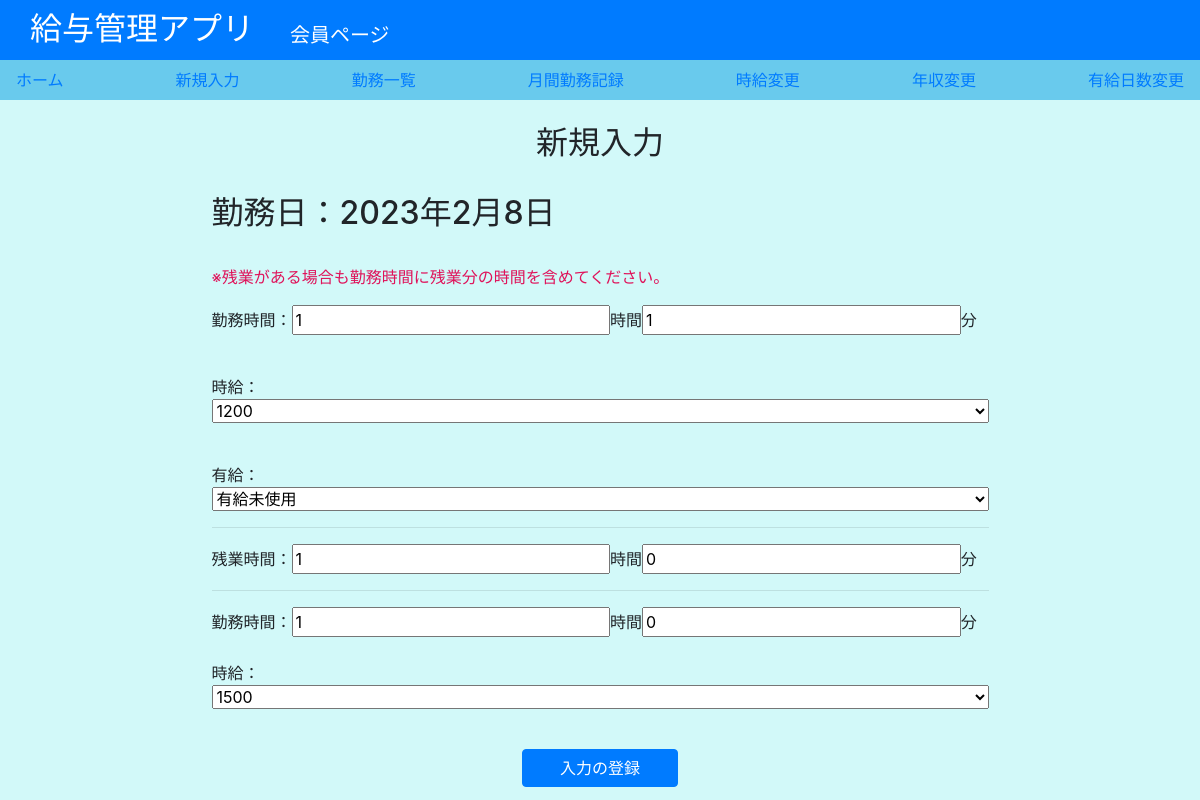
/update/32/ (signed in), run on the app's committed database.
### salary/models.py (models this page shows, shortened)
class Work(models.Model):
    class meta:
        verbose_name = "勤務"
        constraints = [
            models.UniqueConstraint(
                fields=["Worked_date", "user",],
                name="work_unique"
            )
        ]
    Worked_date = models.DateField(
        default = timezone.now,
        verbose_name="勤務日",
    )
    Worktime_h = models.PositiveIntegerField(
        verbose_name="勤務時間 (時間)",
    )
    Worktime_m = models.PositiveIntegerField(
        default = 0,
        verbose_name="勤務時間 (分)",
    )
    wage = models.PositiveIntegerField(
        verbose_name = "時給",
    )
    Worktime_h_2 = models.PositiveIntegerField(
        blank = True,
        null = True,
        verbose_name="途中で時給が変わる場合の勤務時間 (時間) ※空欄可",
    )
    Worktime_m_2 = models.PositiveIntegerField(
        blank = True,
        null = True,
        default = 0,
        verbose_name="途中で時給が変わる場合の勤務時間 (分) ※空欄可",
    )
    total_worktime_h = models.PositiveIntegerField(
        editable=False,
        verbose_name="一日の勤務時間(時間)",
    )
    total_worktime_m = models.PositiveIntegerField(
        editable=False,
        verbose_name="一日の勤務時間(分)",
    )
    wage_2 = models.PositiveIntegerField(
        blank = True,
        null = True,
        verbose_name = "途中で時給が変わる場合の時給 ※空欄可",
    )
    total_wage = models.PositiveIntegerField(
        editable=False,
        verbose_name = "日給",
    )
    yukyu = models.BooleanField(
        verbose_name = "有給",
    )
    zangyo_h = models.PositiveIntegerField(
        blank = True,
        null = True,
        verbose_name = "残業時間（時間）※空欄可",
    )
    zangyo_m = models.PositiveIntegerField(
        blank = True,
        null = True,
        verbose_name = "残業時間（分）※空欄可",
    )
    zangyo_wage = models.PositiveIntegerField(
        verbose_name="残業時給",
        editable=False,
    )
    user = models.ForeignKey(
        get_user_model(),
        verbose_name='ログインユーザー',
        on_delete=models.CASCADE,
    )

### salary/views.py (the view)
# urls.py: path('update/<pk>/', views.Updatework.as_view(), name="update"),
class Updatework(UpdateView):
    model = Work
    template_name = "salary/work_update_form.html"
    fields = ["Worktime_h","Worktime_m","wage","yukyu","Worktime_h_2","Worktime_m_2","wage_2","zangyo_h","zangyo_m"]
    success_url = reverse_lazy('list')
    def get_context_data(self, **kwargs):
        context = super().get_context_data(**kwargs)
        work = Work.objects.get(id=self.kwargs['pk']) # pkを指定してデータを絞り込む
        extra = {
            "work":work,
            "hourly_wage":Wage.objects.filter(user_id=self.request.user.id),
            "sum_yukyu":Work.objects.filter(Worked_date__year = date.today().year,user_id=self.request.user.id).aggregate(Sum("yukyu")).get("yukyu__sum"),
            "total_yukyu":total_yukyu.objects.filter(user_id=self.request.user.id).get(number=1).name,
        }
        context.update(extra)
        return context

### salary/templates/salary/work_update_form.html (shortened to what this page needs)
{% extends "salary/base2.html" %}
{% block main %}
    <div style="width: 70%; margin-left: 15%;">
        <h2 style="text-align: center;">新規入力</h2>
        <br>
        <form method="post">
            <h2>勤務日：{{work.Worked_date}}</h2><br>
            <p style="color: rgb(223, 19, 90);">※残業がある場合も勤務時間に残業分の時間を含めてください。</p>
            <p>勤務時間：<input value="{{work.Worktime_h}}" type="number" name="Worktime_h" placeholder="半角数字で入力" style="width: 41%;">時間<input value="{{work.Worktime_m}}" type="number" placeholder="半角数字で入力" name="Worktime_m" style="width: 41%;">分</p><br>
            <p>
                時給：
                <select name="wage" style="width: 100%;">
                    <option value="{{work.wage}}">{{work.wage}}</option>
                </select>
            </p><br>
            <p>
                有給：
                <select name="yukyu" style="width: 100%;">
                    {% if work.yukyu %}
                        <option value="True">有給使用</option>
                        <option value="False">有給未使用</option>
                    {% else %}
                        <option value="False">有給未使用</option>
                    {% endif %}
                </select>
            </p>
            <hr>
            <p id="hide1">残業時間：<input value="{{work.zangyo_h}}" type="number" name="zangyo_h" placeholder="半角数字で入力" style="width: 41%;">時間<input value="{{work.zangyo_m}}" type="number" name="zangyo_m" placeholder="半角数字で入力" style="width: 41%;">分</p>
            <hr>
            <p id="hide2">
                勤務時間：<input value="{{work.Worktime_h_2}}" type="number" name="Worktime_h_2" placeholder="半角数字で入力" style="width: 41%;">時間<input value="{{work.Worktime_m_2}}" type="number" name="Worktime_m_2" placeholder="半角数字で入力" style="width: 41%;">分<br><br>
                時給：
                <select name="wage_2" style="width: 100%;">
                    {% if not work.wage_2 %}
                        <option value="">選択してください</option>
                    {% else %}
                    <option value="{{work.wage_2}}">{{work.wage_2}}</option>
                    {% endif %}
                </select>
            </p>
            <br>
            <input style="margin-left: 40%; width: 20%;" type="submit" value="入力の登録" class="btn btn-primary" />
        </form>
    </div>
{% endblock %}

### data on the page
Work: Worked_date "2023年2月8日", Worktime_h "1", Worktime_m "1", wage "1200", yukyu "有給未使用", zangyo_h "1", zangyo_m "0", Worktime_h_2 "1", Worktime_m_2 "0", wage_2 "1500"
